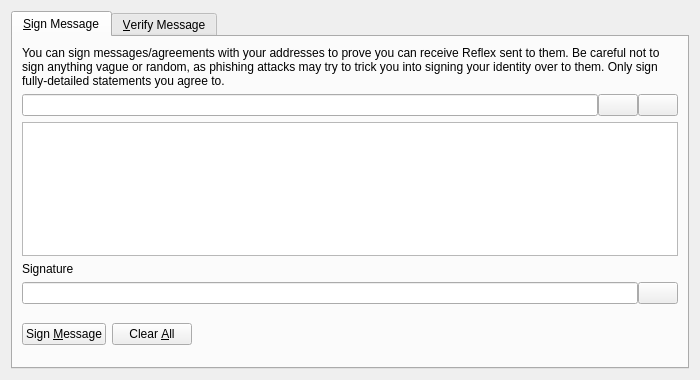
<?xml version="1.0" encoding="UTF-8"?>
<ui version="4.0">
 <class>SignVerifyMessageDialog</class>
 <widget class="QDialog" name="SignVerifyMessageDialog">
  <property name="geometry">
   <rect>
    <x>0</x>
    <y>0</y>
    <width>700</width>
    <height>380</height>
   </rect>
  </property>
  <property name="windowTitle">
   <string>Signatures - Sign / Verify a Message</string>
  </property>
  <property name="modal">
   <bool>true</bool>
  </property>
  <layout class="QVBoxLayout" name="verticalLayout">
   <item>
    <widget class="QTabWidget" name="tabWidget">
     <property name="currentIndex">
      <number>0</number>
     </property>
     <widget class="QWidget" name="tabSignMessage">
      <attribute name="title">
       <string>&amp;Sign Message</string>
      </attribute>
      <layout class="QVBoxLayout" name="verticalLayout_SM">
       <item>
        <widget class="QLabel" name="infoLabel_SM">
         <property name="text">
          <string>You can sign messages/agreements with your addresses to prove you can receive Reflex sent to them. Be careful not to sign anything vague or random, as phishing attacks may try to trick you into signing your identity over to them. Only sign fully-detailed statements you agree to.</string>
         </property>
         <property name="textFormat">
          <enum>Qt::PlainText</enum>
         </property>
         <property name="wordWrap">
          <bool>true</bool>
         </property>
        </widget>
       </item>
       <item>
        <layout class="QHBoxLayout" name="horizontalLayout_1_SM">
         <property name="spacing">
          <number>0</number>
         </property>
         <item>
          <widget class="QValidatedLineEdit" name="addressIn_SM">
           <property name="toolTip">
            <string>The Reflex address to sign the message with</string>
           </property>
          </widget>
         </item>
         <item>
          <widget class="QPushButton" name="addressBookButton_SM">
           <property name="toolTip">
            <string>Choose previously used address</string>
           </property>
           <property name="text">
            <string/>
           </property>
           <property name="shortcut">
            <string>Alt+A</string>
           </property>
           <property name="autoDefault">
            <bool>false</bool>
           </property>
          </widget>
         </item>
         <item>
          <widget class="QPushButton" name="pasteButton_SM">
           <property name="toolTip">
            <string>Paste address from clipboard</string>
           </property>
           <property name="text">
            <string/>
           </property>
           <property name="shortcut">
            <string>Alt+P</string>
           </property>
           <property name="autoDefault">
            <bool>false</bool>
           </property>
          </widget>
         </item>
        </layout>
       </item>
       <item>
        <widget class="QPlainTextEdit" name="messageIn_SM">
         <property name="toolTip">
          <string>Enter the message you want to sign here</string>
         </property>
        </widget>
       </item>
       <item>
        <widget class="QLabel" name="signatureLabel_SM">
         <property name="text">
          <string>Signature</string>
         </property>
         <property name="textFormat">
          <enum>Qt::PlainText</enum>
         </property>
        </widget>
       </item>
       <item>
        <layout class="QHBoxLayout" name="horizontalLayout_2_SM">
         <property name="spacing">
          <number>0</number>
         </property>
         <item>
          <widget class="QLineEdit" name="signatureOut_SM">
           <property name="font">
            <font>
             <italic>true</italic>
            </font>
           </property>
           <property name="readOnly">
            <bool>true</bool>
           </property>
          </widget>
         </item>
         <item>
          <widget class="QPushButton" name="copySignatureButton_SM">
           <property name="toolTip">
            <string>Copy the current signature to the system clipboard</string>
           </property>
           <property name="text">
            <string/>
           </property>
           <property name="autoDefault">
            <bool>false</bool>
           </property>
          </widget>
         </item>
        </layout>
       </item>
       <item>
        <layout class="QHBoxLayout" name="horizontalLayout_3_SM">
         <item>
          <widget class="QPushButton" name="signMessageButton_SM">
           <property name="toolTip">
            <string>Sign the message to prove you own this Reflex address</string>
           </property>
           <property name="text">
            <string>Sign &amp;Message</string>
           </property>
           <property name="autoDefault">
            <bool>false</bool>
           </property>
          </widget>
         </item>
         <item>
          <widget class="QPushButton" name="clearButton_SM">
           <property name="toolTip">
            <string>Reset all sign message fields</string>
           </property>
           <property name="text">
            <string>Clear &amp;All</string>
           </property>
           <property name="autoDefault">
            <bool>false</bool>
           </property>
          </widget>
         </item>
         <item>
          <spacer name="horizontalSpacer_1_SM">
           <property name="orientation">
            <enum>Qt::Horizontal</enum>
           </property>
           <property name="sizeHint" stdset="0">
            <size>
             <width>40</width>
             <height>48</height>
            </size>
           </property>
          </spacer>
         </item>
         <item>
          <widget class="QLabel" name="statusLabel_SM">
           <property name="font">
            <font>
             <weight>75</weight>
             <bold>true</bold>
            </font>
           </property>
           <property name="text">
            <string/>
           </property>
           <property name="wordWrap">
            <bool>true</bool>
           </property>
          </widget>
         </item>
         <item>
          <spacer name="horizontalSpacer_2_SM">
           <property name="orientation">
            <enum>Qt::Horizontal</enum>
           </property>
           <property name="sizeHint" stdset="0">
            <size>
             <width>40</width>
             <height>48</height>
            </size>
           </property>
          </spacer>
         </item>
        </layout>
       </item>
      </layout>
     </widget>
     <widget class="QWidget" name="tabVerifyMessage">
      <attribute name="title">
       <string>&amp;Verify Message</string>
      </attribute>
      <layout class="QVBoxLayout" name="verticalLayout_VM">
       <item>
        <widget class="QLabel" name="infoLabel_VM">
         <property name="text">
          <string>Enter the receiver's address, message (ensure you copy line breaks, spaces, tabs, etc. exactly) and signature below to verify the message. Be careful not to read more into the signature than what is in the signed message itself, to avoid being tricked by a man-in-the-middle attack. Note that this only proves the signing party receives with the address, it cannot prove sendership of any transaction!</string>
         </property>
         <property name="textFormat">
          <enum>Qt::PlainText</enum>
         </property>
         <property name="alignment">
          <set>Qt::AlignLeading|Qt::AlignLeft|Qt::AlignTop</set>
         </property>
         <property name="wordWrap">
          <bool>true</bool>
         </property>
        </widget>
       </item>
       <item>
        <layout class="QHBoxLayout" name="horizontalLayout_1_VM">
         <property name="spacing">
          <number>0</number>
         </property>
         <item>
          <widget class="QValidatedLineEdit" name="addressIn_VM">
           <property name="toolTip">
            <string>The Reflex address the message was signed with</string>
           </property>
          </widget>
         </item>
         <item>
          <widget class="QPushButton" name="addressBookButton_VM">
           <property name="toolTip">
            <string>Choose previously used address</string>
           </property>
           <property name="text">
            <string/>
           </property>
           <property name="shortcut">
            <string>Alt+A</string>
           </property>
           <property name="autoDefault">
            <bool>false</bool>
           </property>
          </widget>
         </item>
        </layout>
       </item>
       <item>
        <widget class="QPlainTextEdit" name="messageIn_VM"/>
       </item>
       <item>
        <widget class="QValidatedLineEdit" name="signatureIn_VM"/>
       </item>
       <item>
        <layout class="QHBoxLayout" name="horizontalLayout_2_VM">
         <item>
          <widget class="QPushButton" name="verifyMessageButton_VM">
           <property name="toolTip">
            <string>Verify the message to ensure it was signed with the specified Reflex address</string>
           </property>
           <property name="text">
            <string>Verify &amp;Message</string>
           </property>
           <property name="autoDefault">
            <bool>false</bool>
           </property>
          </widget>
         </item>
         <item>
          <widget class="QPushButton" name="clearButton_VM">
           <property name="toolTip">
            <string>Reset all verify message fields</string>
           </property>
           <property name="text">
            <string>Clear &amp;All</string>
           </property>
           <property name="autoDefault">
            <bool>false</bool>
           </property>
          </widget>
         </item>
         <item>
          <spacer name="horizontalSpacer_1_VM">
           <property name="orientation">
            <enum>Qt::Horizontal</enum>
           </property>
           <property name="sizeHint" stdset="0">
            <size>
             <width>40</width>
             <height>48</height>
            </size>
           </property>
          </spacer>
         </item>
         <item>
          <widget class="QLabel" name="statusLabel_VM">
           <property name="font">
            <font>
             <weight>75</weight>
             <bold>true</bold>
            </font>
           </property>
           <property name="text">
            <string/>
           </property>
           <property name="wordWrap">
            <bool>true</bool>
           </property>
          </widget>
         </item>
         <item>
          <spacer name="horizontalSpacer_2_VM">
           <property name="orientation">
            <enum>Qt::Horizontal</enum>
           </property>
           <property name="sizeHint" stdset="0">
            <size>
             <width>40</width>
             <height>48</height>
            </size>
           </property>
          </spacer>
         </item>
        </layout>
       </item>
      </layout>
     </widget>
    </widget>
   </item>
  </layout>
 </widget>
 <customwidgets>
  <customwidget>
   <class>QValidatedLineEdit</class>
   <extends>QLineEdit</extends>
   <header>qvalidatedlineedit.h</header>
  </customwidget>
 </customwidgets>
 <resources>
  <include location="../reflex.qrc"/>
 </resources>
 <connections/>
</ui>
